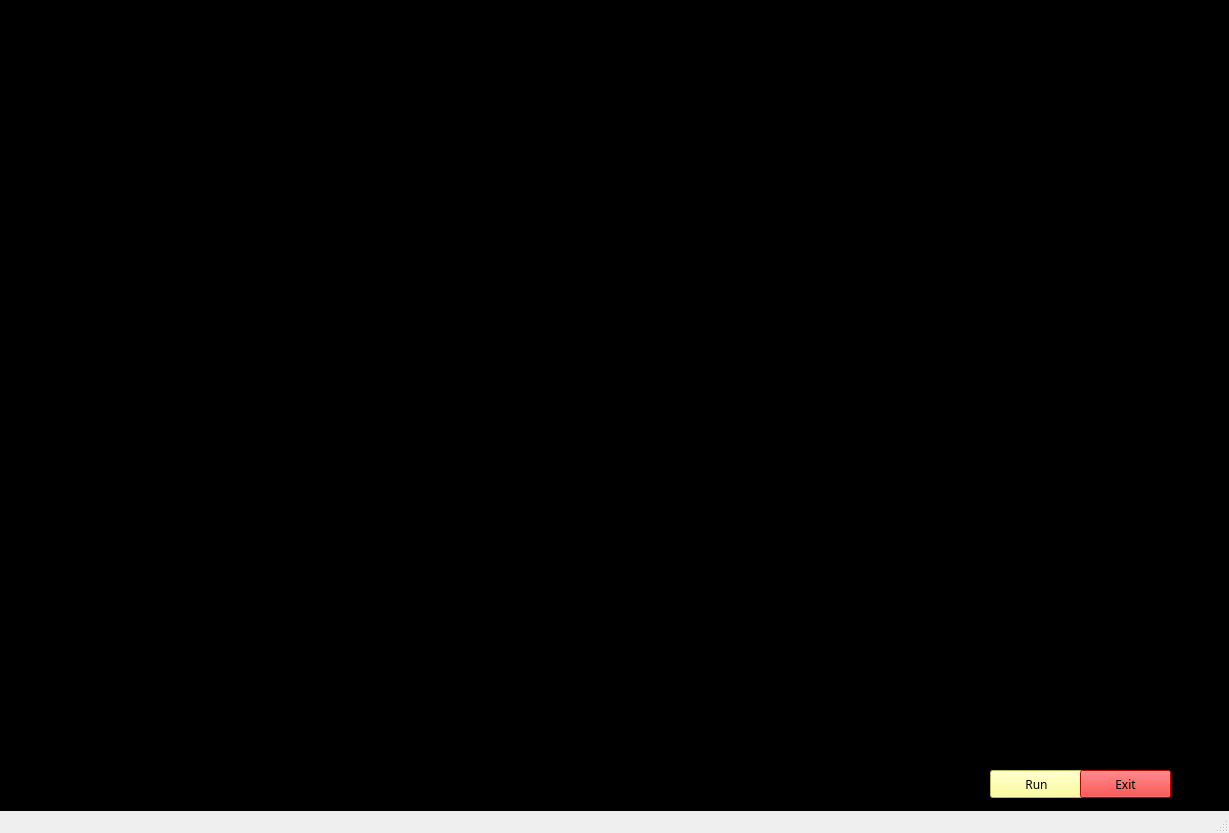
<?xml version="1.0" encoding="UTF-8"?>
<ui version="4.0">
 <class>dotgui</class>
 <widget class="QMainWindow" name="dotgui">
  <property name="geometry">
   <rect>
    <x>0</x>
    <y>0</y>
    <width>1229</width>
    <height>833</height>
   </rect>
  </property>
  <property name="windowTitle">
   <string>MainWindow</string>
  </property>
  <widget class="QWidget" name="centralwidget">
   <widget class="QLabel" name="label">
    <property name="geometry">
     <rect>
      <x>-10</x>
      <y>0</y>
      <width>1251</width>
      <height>861</height>
     </rect>
    </property>
    <property name="cursor">
     <cursorShape>ArrowCursor</cursorShape>
    </property>
    <property name="styleSheet">
     <string notr="true">background:tranparent</string>
    </property>
    <property name="text">
     <string/>
    </property>
    <property name="pixmap">
     <pixmap>../../../Downloads/7LP8.gif</pixmap>
    </property>
    <property name="scaledContents">
     <bool>true</bool>
    </property>
   </widget>
   <widget class="QPushButton" name="pushButton">
    <property name="geometry">
     <rect>
      <x>990</x>
      <y>770</y>
      <width>93</width>
      <height>28</height>
     </rect>
    </property>
    <property name="font">
     <font>
      <family>Impact</family>
      <pointsize>9</pointsize>
      <weight>50</weight>
      <bold>false</bold>
     </font>
    </property>
    <property name="styleSheet">
     <string notr="true">background-color: rgb(255, 255, 127);</string>
    </property>
    <property name="text">
     <string>Run</string>
    </property>
   </widget>
   <widget class="QPushButton" name="pushButton_2">
    <property name="geometry">
     <rect>
      <x>1080</x>
      <y>770</y>
      <width>91</width>
      <height>28</height>
     </rect>
    </property>
    <property name="font">
     <font>
      <family>Impact</family>
      <pointsize>9</pointsize>
      <weight>50</weight>
      <bold>false</bold>
     </font>
    </property>
    <property name="styleSheet">
     <string notr="true">background-color: rgb(255, 0, 0);</string>
    </property>
    <property name="text">
     <string>Exit</string>
    </property>
   </widget>
   <widget class="QLabel" name="label_2">
    <property name="geometry">
     <rect>
      <x>20</x>
      <y>10</y>
      <width>501</width>
      <height>101</height>
     </rect>
    </property>
    <property name="cursor">
     <cursorShape>BusyCursor</cursorShape>
    </property>
    <property name="text">
     <string/>
    </property>
    <property name="pixmap">
     <pixmap>../../../Downloads/Jarvis_Loading_Screen.gif</pixmap>
    </property>
    <property name="scaledContents">
     <bool>false</bool>
    </property>
   </widget>
   <widget class="QTextBrowser" name="textBrowser">
    <property name="geometry">
     <rect>
      <x>620</x>
      <y>10</y>
      <width>271</width>
      <height>61</height>
     </rect>
    </property>
    <property name="styleSheet">
     <string notr="true">background:transparent;
border-radius:none;</string>
    </property>
   </widget>
   <widget class="QTextBrowser" name="textBrowser_2">
    <property name="geometry">
     <rect>
      <x>850</x>
      <y>10</y>
      <width>271</width>
      <height>61</height>
     </rect>
    </property>
    <property name="styleSheet">
     <string notr="true">background:transparent;
border-radius:none;</string>
    </property>
   </widget>
   <widget class="QLabel" name="label_3">
    <property name="geometry">
     <rect>
      <x>120</x>
      <y>490</y>
      <width>241</width>
      <height>231</height>
     </rect>
    </property>
    <property name="text">
     <string/>
    </property>
    <property name="pixmap">
     <pixmap>../../../Downloads/XDZT.gif</pixmap>
    </property>
    <property name="scaledContents">
     <bool>true</bool>
    </property>
   </widget>
  </widget>
  <widget class="QStatusBar" name="statusbar"/>
 </widget>
 <resources/>
 <connections/>
</ui>
